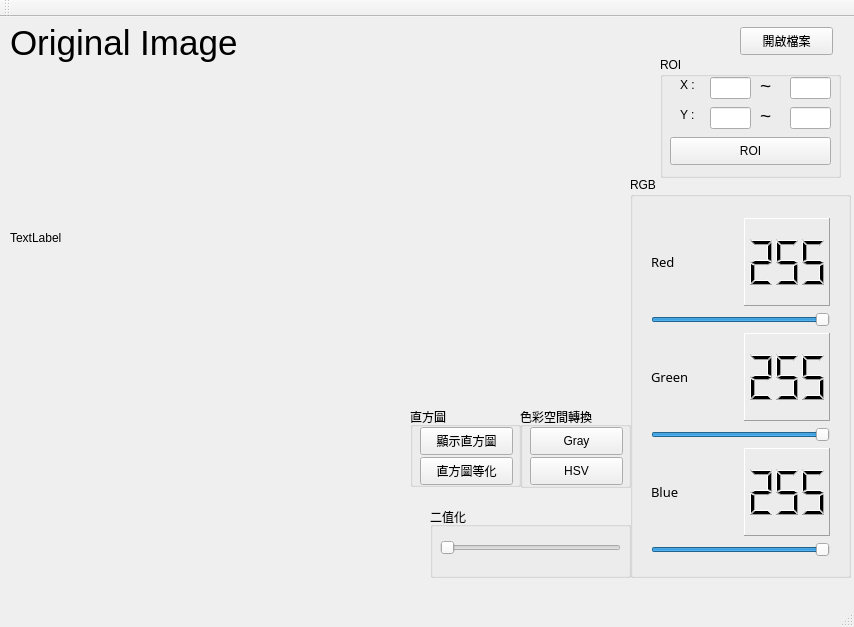
<?xml version="1.0" encoding="UTF-8"?>
<ui version="4.0">
 <class>QtWidgetsApplication1Class</class>
 <widget class="QMainWindow" name="QtWidgetsApplication1Class">
  <property name="geometry">
   <rect>
    <x>0</x>
    <y>0</y>
    <width>854</width>
    <height>627</height>
   </rect>
  </property>
  <property name="windowTitle">
   <string>QtWidgetsApplication1</string>
  </property>
  <widget class="QWidget" name="centralWidget">
   <widget class="QPushButton" name="openFileBtn">
    <property name="geometry">
     <rect>
      <x>740</x>
      <y>10</y>
      <width>93</width>
      <height>28</height>
     </rect>
    </property>
    <property name="text">
     <string>開啟檔案</string>
    </property>
   </widget>
   <widget class="QGroupBox" name="groupBox_RGB">
    <property name="geometry">
     <rect>
      <x>630</x>
      <y>160</y>
      <width>221</width>
      <height>401</height>
     </rect>
    </property>
    <property name="title">
     <string>RGB</string>
    </property>
    <widget class="QWidget" name="layoutWidget">
     <property name="geometry">
      <rect>
       <x>10</x>
       <y>30</y>
       <width>201</width>
       <height>361</height>
      </rect>
     </property>
     <layout class="QVBoxLayout" name="verticalLayout">
      <item>
       <layout class="QHBoxLayout" name="horizontalLayout">
        <item>
         <widget class="QLabel" name="label_1">
          <property name="sizePolicy">
           <sizepolicy hsizetype="Expanding" vsizetype="Preferred">
            <horstretch>0</horstretch>
            <verstretch>0</verstretch>
           </sizepolicy>
          </property>
          <property name="font">
           <font>
            <family>微软雅黑</family>
            <pointsize>10</pointsize>
           </font>
          </property>
          <property name="text">
           <string>Red</string>
          </property>
         </widget>
        </item>
        <item>
         <widget class="QLCDNumber" name="rLCD">
          <property name="sizePolicy">
           <sizepolicy hsizetype="Expanding" vsizetype="Minimum">
            <horstretch>0</horstretch>
            <verstretch>0</verstretch>
           </sizepolicy>
          </property>
          <property name="autoFillBackground">
           <bool>false</bool>
          </property>
          <property name="inputMethodHints">
           <set>Qt::ImhNone</set>
          </property>
          <property name="frameShape">
           <enum>QFrame::Panel</enum>
          </property>
          <property name="frameShadow">
           <enum>QFrame::Raised</enum>
          </property>
          <property name="lineWidth">
           <number>1</number>
          </property>
          <property name="smallDecimalPoint">
           <bool>false</bool>
          </property>
          <property name="digitCount">
           <number>3</number>
          </property>
          <property name="mode">
           <enum>QLCDNumber::Dec</enum>
          </property>
          <property name="value" stdset="0">
           <double>255.000000000000000</double>
          </property>
          <property name="intValue" stdset="0">
           <number>255</number>
          </property>
         </widget>
        </item>
       </layout>
      </item>
      <item>
       <widget class="QSlider" name="rSlider">
        <property name="sizePolicy">
         <sizepolicy hsizetype="Expanding" vsizetype="Fixed">
          <horstretch>0</horstretch>
          <verstretch>0</verstretch>
         </sizepolicy>
        </property>
        <property name="minimumSize">
         <size>
          <width>132</width>
          <height>0</height>
         </size>
        </property>
        <property name="maximum">
         <number>255</number>
        </property>
        <property name="sliderPosition">
         <number>255</number>
        </property>
        <property name="orientation">
         <enum>Qt::Horizontal</enum>
        </property>
       </widget>
      </item>
      <item>
       <layout class="QHBoxLayout" name="horizontalLayout_2">
        <item>
         <widget class="QLabel" name="label_2">
          <property name="sizePolicy">
           <sizepolicy hsizetype="Expanding" vsizetype="Preferred">
            <horstretch>0</horstretch>
            <verstretch>0</verstretch>
           </sizepolicy>
          </property>
          <property name="font">
           <font>
            <family>微软雅黑</family>
            <pointsize>10</pointsize>
           </font>
          </property>
          <property name="text">
           <string>Green</string>
          </property>
         </widget>
        </item>
        <item>
         <widget class="QLCDNumber" name="gLCD">
          <property name="sizePolicy">
           <sizepolicy hsizetype="Expanding" vsizetype="Minimum">
            <horstretch>0</horstretch>
            <verstretch>0</verstretch>
           </sizepolicy>
          </property>
          <property name="frameShape">
           <enum>QFrame::Panel</enum>
          </property>
          <property name="digitCount">
           <number>3</number>
          </property>
          <property name="intValue" stdset="0">
           <number>255</number>
          </property>
         </widget>
        </item>
       </layout>
      </item>
      <item>
       <widget class="QSlider" name="gSlider">
        <property name="sizePolicy">
         <sizepolicy hsizetype="Expanding" vsizetype="Fixed">
          <horstretch>0</horstretch>
          <verstretch>0</verstretch>
         </sizepolicy>
        </property>
        <property name="minimumSize">
         <size>
          <width>132</width>
          <height>0</height>
         </size>
        </property>
        <property name="maximum">
         <number>255</number>
        </property>
        <property name="sliderPosition">
         <number>255</number>
        </property>
        <property name="orientation">
         <enum>Qt::Horizontal</enum>
        </property>
       </widget>
      </item>
      <item>
       <layout class="QHBoxLayout" name="horizontalLayout_3">
        <item>
         <widget class="QLabel" name="label_3">
          <property name="sizePolicy">
           <sizepolicy hsizetype="Expanding" vsizetype="Preferred">
            <horstretch>0</horstretch>
            <verstretch>0</verstretch>
           </sizepolicy>
          </property>
          <property name="font">
           <font>
            <family>微软雅黑</family>
            <pointsize>10</pointsize>
           </font>
          </property>
          <property name="text">
           <string>Blue</string>
          </property>
         </widget>
        </item>
        <item>
         <widget class="QLCDNumber" name="bLCD">
          <property name="sizePolicy">
           <sizepolicy hsizetype="Expanding" vsizetype="Minimum">
            <horstretch>0</horstretch>
            <verstretch>0</verstretch>
           </sizepolicy>
          </property>
          <property name="frameShape">
           <enum>QFrame::Panel</enum>
          </property>
          <property name="digitCount">
           <number>3</number>
          </property>
          <property name="intValue" stdset="0">
           <number>255</number>
          </property>
         </widget>
        </item>
       </layout>
      </item>
      <item>
       <widget class="QSlider" name="bSlider">
        <property name="sizePolicy">
         <sizepolicy hsizetype="Expanding" vsizetype="Fixed">
          <horstretch>0</horstretch>
          <verstretch>0</verstretch>
         </sizepolicy>
        </property>
        <property name="minimumSize">
         <size>
          <width>132</width>
          <height>0</height>
         </size>
        </property>
        <property name="maximum">
         <number>255</number>
        </property>
        <property name="sliderPosition">
         <number>255</number>
        </property>
        <property name="orientation">
         <enum>Qt::Horizontal</enum>
        </property>
       </widget>
      </item>
     </layout>
    </widget>
   </widget>
   <widget class="QLabel" name="label_Image">
    <property name="geometry">
     <rect>
      <x>10</x>
      <y>50</y>
      <width>391</width>
      <height>341</height>
     </rect>
    </property>
    <property name="text">
     <string>TextLabel</string>
    </property>
   </widget>
   <widget class="QGroupBox" name="groupBox_ROI">
    <property name="geometry">
     <rect>
      <x>660</x>
      <y>40</y>
      <width>181</width>
      <height>121</height>
     </rect>
    </property>
    <property name="title">
     <string>ROI</string>
    </property>
    <widget class="QLineEdit" name="lineEdit_X1">
     <property name="geometry">
      <rect>
       <x>50</x>
       <y>20</y>
       <width>41</width>
       <height>22</height>
      </rect>
     </property>
    </widget>
    <widget class="QLineEdit" name="lineEdit_X2">
     <property name="geometry">
      <rect>
       <x>130</x>
       <y>20</y>
       <width>41</width>
       <height>22</height>
      </rect>
     </property>
    </widget>
    <widget class="QLineEdit" name="lineEdit_Y1">
     <property name="geometry">
      <rect>
       <x>50</x>
       <y>50</y>
       <width>41</width>
       <height>22</height>
      </rect>
     </property>
    </widget>
    <widget class="QLineEdit" name="lineEdit_Y2">
     <property name="geometry">
      <rect>
       <x>130</x>
       <y>50</y>
       <width>41</width>
       <height>22</height>
      </rect>
     </property>
    </widget>
    <widget class="QLabel" name="label_X">
     <property name="geometry">
      <rect>
       <x>20</x>
       <y>20</y>
       <width>21</width>
       <height>16</height>
      </rect>
     </property>
     <property name="text">
      <string>X :</string>
     </property>
    </widget>
    <widget class="QLabel" name="label_Y">
     <property name="geometry">
      <rect>
       <x>20</x>
       <y>50</y>
       <width>21</width>
       <height>16</height>
      </rect>
     </property>
     <property name="text">
      <string>Y :</string>
     </property>
    </widget>
    <widget class="QLabel" name="label_Xtilde">
     <property name="geometry">
      <rect>
       <x>100</x>
       <y>20</y>
       <width>21</width>
       <height>16</height>
      </rect>
     </property>
     <property name="font">
      <font>
       <family>Arial</family>
       <pointsize>14</pointsize>
      </font>
     </property>
     <property name="text">
      <string>~</string>
     </property>
    </widget>
    <widget class="QLabel" name="label_Ytilde">
     <property name="geometry">
      <rect>
       <x>100</x>
       <y>50</y>
       <width>21</width>
       <height>16</height>
      </rect>
     </property>
     <property name="font">
      <font>
       <family>Arial</family>
       <pointsize>14</pointsize>
      </font>
     </property>
     <property name="text">
      <string>~</string>
     </property>
    </widget>
    <widget class="QPushButton" name="roiBtn">
     <property name="geometry">
      <rect>
       <x>10</x>
       <y>80</y>
       <width>161</width>
       <height>28</height>
      </rect>
     </property>
     <property name="text">
      <string>ROI</string>
     </property>
    </widget>
   </widget>
   <widget class="QGroupBox" name="groupBox">
    <property name="geometry">
     <rect>
      <x>430</x>
      <y>490</y>
      <width>201</width>
      <height>71</height>
     </rect>
    </property>
    <property name="title">
     <string>二值化</string>
    </property>
    <widget class="QSlider" name="thresholdSlider">
     <property name="geometry">
      <rect>
       <x>10</x>
       <y>30</y>
       <width>181</width>
       <height>22</height>
      </rect>
     </property>
     <property name="maximum">
      <number>255</number>
     </property>
     <property name="singleStep">
      <number>1</number>
     </property>
     <property name="pageStep">
      <number>10</number>
     </property>
     <property name="value">
      <number>0</number>
     </property>
     <property name="sliderPosition">
      <number>0</number>
     </property>
     <property name="orientation">
      <enum>Qt::Horizontal</enum>
     </property>
    </widget>
   </widget>
   <widget class="QLabel" name="label">
    <property name="geometry">
     <rect>
      <x>10</x>
      <y>0</y>
      <width>281</width>
      <height>51</height>
     </rect>
    </property>
    <property name="font">
     <font>
      <family>Arial</family>
      <pointsize>26</pointsize>
     </font>
    </property>
    <property name="text">
     <string>Original Image</string>
    </property>
   </widget>
   <widget class="QGroupBox" name="groupBox_2">
    <property name="geometry">
     <rect>
      <x>410</x>
      <y>390</y>
      <width>111</width>
      <height>80</height>
     </rect>
    </property>
    <property name="title">
     <string>直方圖</string>
    </property>
    <widget class="QPushButton" name="histogramBtn">
     <property name="geometry">
      <rect>
       <x>10</x>
       <y>20</y>
       <width>93</width>
       <height>28</height>
      </rect>
     </property>
     <property name="text">
      <string>顯示直方圖</string>
     </property>
    </widget>
    <widget class="QPushButton" name="equalHistBtn">
     <property name="geometry">
      <rect>
       <x>10</x>
       <y>50</y>
       <width>93</width>
       <height>28</height>
      </rect>
     </property>
     <property name="text">
      <string>直方圖等化</string>
     </property>
    </widget>
   </widget>
   <widget class="QGroupBox" name="groupBox_3">
    <property name="geometry">
     <rect>
      <x>520</x>
      <y>390</y>
      <width>111</width>
      <height>81</height>
     </rect>
    </property>
    <property name="title">
     <string>色彩空間轉換</string>
    </property>
    <widget class="QPushButton" name="grayButton">
     <property name="geometry">
      <rect>
       <x>10</x>
       <y>20</y>
       <width>93</width>
       <height>28</height>
      </rect>
     </property>
     <property name="text">
      <string>Gray</string>
     </property>
    </widget>
    <widget class="QPushButton" name="hsvButton">
     <property name="geometry">
      <rect>
       <x>10</x>
       <y>50</y>
       <width>93</width>
       <height>28</height>
      </rect>
     </property>
     <property name="text">
      <string>HSV</string>
     </property>
    </widget>
   </widget>
  </widget>
  <widget class="QMenuBar" name="menuBar">
   <property name="geometry">
    <rect>
     <x>0</x>
     <y>0</y>
     <width>854</width>
     <height>25</height>
    </rect>
   </property>
  </widget>
  <widget class="QToolBar" name="mainToolBar">
   <attribute name="toolBarArea">
    <enum>TopToolBarArea</enum>
   </attribute>
   <attribute name="toolBarBreak">
    <bool>false</bool>
   </attribute>
  </widget>
  <widget class="QStatusBar" name="statusBar"/>
 </widget>
 <layoutdefault spacing="6" margin="11"/>
 <resources>
  <include location="qtwidgetsapplication1.qrc"/>
 </resources>
 <connections>
  <connection>
   <sender>openFileBtn</sender>
   <signal>clicked()</signal>
   <receiver>QtWidgetsApplication1Class</receiver>
   <slot>openFile()</slot>
   <hints>
    <hint type="sourcelabel">
     <x>786</x>
     <y>72</y>
    </hint>
    <hint type="destinationlabel">
     <x>426</x>
     <y>313</y>
    </hint>
   </hints>
  </connection>
  <connection>
   <sender>roiBtn</sender>
   <signal>clicked()</signal>
   <receiver>QtWidgetsApplication1Class</receiver>
   <slot>ROI()</slot>
   <hints>
    <hint type="sourcelabel">
     <x>540</x>
     <y>572</y>
    </hint>
    <hint type="destinationlabel">
     <x>426</x>
     <y>313</y>
    </hint>
   </hints>
  </connection>
  <connection>
   <sender>histogramBtn</sender>
   <signal>clicked()</signal>
   <receiver>QtWidgetsApplication1Class</receiver>
   <slot>histogram()</slot>
   <hints>
    <hint type="sourcelabel">
     <x>796</x>
     <y>62</y>
    </hint>
    <hint type="destinationlabel">
     <x>426</x>
     <y>313</y>
    </hint>
   </hints>
  </connection>
  <connection>
   <sender>thresholdSlider</sender>
   <signal>valueChanged(int)</signal>
   <receiver>QtWidgetsApplication1Class</receiver>
   <slot>Qthreshold()</slot>
   <hints>
    <hint type="sourcelabel">
     <x>529</x>
     <y>549</y>
    </hint>
    <hint type="destinationlabel">
     <x>426</x>
     <y>313</y>
    </hint>
   </hints>
  </connection>
  <connection>
   <sender>equalHistBtn</sender>
   <signal>clicked()</signal>
   <receiver>QtWidgetsApplication1Class</receiver>
   <slot>QequalizeHist()</slot>
   <hints>
    <hint type="sourcelabel">
     <x>566</x>
     <y>502</y>
    </hint>
    <hint type="destinationlabel">
     <x>426</x>
     <y>313</y>
    </hint>
   </hints>
  </connection>
  <connection>
   <sender>grayButton</sender>
   <signal>clicked()</signal>
   <receiver>QtWidgetsApplication1Class</receiver>
   <slot>change2Gray()</slot>
   <hints>
    <hint type="sourcelabel">
     <x>576</x>
     <y>462</y>
    </hint>
    <hint type="destinationlabel">
     <x>426</x>
     <y>313</y>
    </hint>
   </hints>
  </connection>
  <connection>
   <sender>hsvButton</sender>
   <signal>clicked()</signal>
   <receiver>QtWidgetsApplication1Class</receiver>
   <slot>change2HSV()</slot>
   <hints>
    <hint type="sourcelabel">
     <x>576</x>
     <y>492</y>
    </hint>
    <hint type="destinationlabel">
     <x>426</x>
     <y>313</y>
    </hint>
   </hints>
  </connection>
 </connections>
 <slots>
  <slot>openFile()</slot>
  <slot>ROI()</slot>
  <slot>histogram()</slot>
  <slot>Qthreshold()</slot>
  <slot>QequalizeHist()</slot>
  <slot>change2Gray()</slot>
  <slot>change2HSV()</slot>
 </slots>
</ui>
